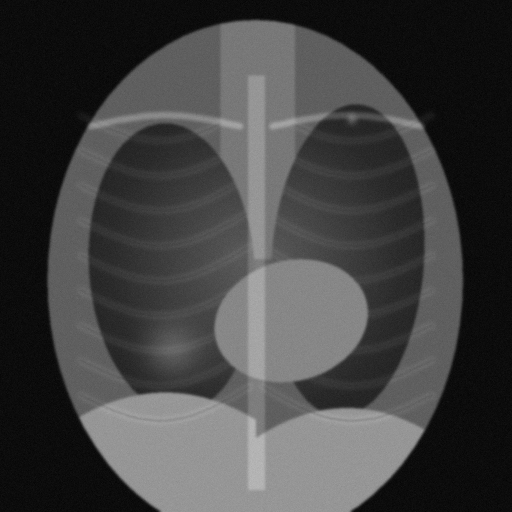
#> input picture mock/phantoms/cases/phantom_01.png, 1024 x 1024 px (shown at 1/2 size); its folder holds only this picture in this run
$ python -i generate.py   (imports and definitions only)
#> lines starting #> are read from the running program, lines starting #| are printed output that depends on the picture; after the words box and inside, x2 and y2 are one past the last pixel; in counts of white or black regions, pixels touching at a corner belong together
#> further down, picture is the input picture: shape (1024, 1024, 3); min 0, max 194, mean 66.2
### mock/phantoms/zones.py
"""Derive the §0 zone masks from lung / heart / clavicle / spine masks with simple geometric rules.

Shared by the synthetic phantoms and the real-film pipeline (mock/films). Patient RIGHT is on image LEFT, so
`right_*` zones are computed from the lung with the smaller x.
"""

from __future__ import annotations

import numpy as np

from gaze_analysis.masks import Mask


def _rows(mask: Mask) -> tuple[int, int]:
    ys = np.nonzero(mask.any(axis=1))[0]
    return (int(ys.min()), int(ys.max())) if len(ys) else (0, 0)


def _cols(mask: Mask) -> tuple[int, int]:
    xs = np.nonzero(mask.any(axis=0))[0]
    return (int(xs.min()), int(xs.max())) if len(xs) else (0, 0)


def derive_zones(
    right_lung: Mask,
    left_lung: Mask,
    heart: Mask,
    clavicle_y: float,
    spine: Mask,
    *,
    hilum_band_frac: float = 0.35,
    periphery_px: int = 50,
    cpa_frac: float = 0.25,
    subdiaphragm_px: int = 80,
) -> dict[str, Mask]:
    """Every §0 zone id -> bool mask. Rules (documented here, applied identically to phantoms and real films):

    - upper/mid/lower zone: each lung split into vertical thirds of its own height
    - apex: lung above the clavicle line (fallback: top 12 % of the lung when that is empty)
    - hilum: medial band (hilum_band_frac of lung width) of the mid third
    - periphery: lateral periphery_px band of the lung
    - costophrenic angle: lateral-inferior corner (lateral cpa_frac of width x inferior cpa_frac of height)
    - retrocardiac: left lung ∩ heart (plus heart ∩ dilated-left-lung bounding box lower-medial corner is NOT added)
    - subdiaphragmatic: band of subdiaphragm_px below each lung's lowest row, within the lung's column extent
    - mediastinum: columns between the lungs' medial edges, rows from apex line to heart top, minus the heart
    - cardiac_silhouette: heart
    - clavicles: thin band around clavicle_y over each lung's column extent
    - spine: given
    """
    h, w = right_lung.shape
    yy, xx = np.mgrid[0:h, 0:w]
    z: dict[str, Mask] = {}

    for side, lung, lateral_is_left in (("right", right_lung, True), ("left", left_lung, False)):
        y0, y1 = _rows(lung)
        x0, x1 = _cols(lung)
        lh, lw = max(1, y1 - y0), max(1, x1 - x0)
        t1, t2 = y0 + lh / 3, y0 + 2 * lh / 3
        z[f"{side}_upper_zone"] = lung & (yy < t1)
        z[f"{side}_mid_zone"] = lung & (yy >= t1) & (yy < t2)
        z[f"{side}_lower_zone"] = lung & (yy >= t2)
        apex = lung & (yy < clavicle_y)
        if not apex.any():  # clavicle line above the lung top (segmentation quirk): use the lung's top 12 %
            apex = lung & (yy < y0 + 0.12 * lh)
        z[f"{side}_apex"] = apex
        medial_edge, lateral_edge = (x1, x0) if lateral_is_left else (x0, x1)
        band = lw * hilum_band_frac
        medial = (xx > medial_edge - band) if lateral_is_left else (xx < medial_edge + band)
        z[f"{side}_hilum"] = z[f"{side}_mid_zone"] & medial
        lateral = (
            (xx < lateral_edge + periphery_px) if lateral_is_left else (xx > lateral_edge - periphery_px)
        )
        z[f"{side}_periphery"] = lung & lateral
        cpa_lat = (xx < x0 + lw * cpa_frac) if lateral_is_left else (xx > x1 - lw * cpa_frac)
        z[f"{side}_costophrenic_angle"] = lung & cpa_lat & (yy > y1 - lh * cpa_frac)
        z[f"{side}_clavicle"] = (np.abs(yy - clavicle_y) < 12) & (xx >= x0) & (xx <= x1)
        sub = (yy > y1) & (yy <= y1 + subdiaphragm_px) & (xx >= x0) & (xx <= x1) & ~heart
        z.setdefault("subdiaphragmatic", np.zeros((h, w), bool))
        z["subdiaphragmatic"] = z["subdiaphragmatic"] | sub

    z["retrocardiac"] = left_lung & heart
    if not z[
        "retrocardiac"
    ].any():  # real films: segmented lung excludes the heart; use heart ∩ left-lung bbox lower half
        ly0, ly1 = _rows(left_lung)
        lx0, lx1 = _cols(left_lung)
        z["retrocardiac"] = heart & (xx >= lx0) & (xx <= lx1) & (yy >= (ly0 + ly1) / 2)
    z["cardiac_silhouette"] = heart
    _, r_x1 = _cols(right_lung)
    l_x0, _ = _cols(left_lung)
    heart_top = _rows(heart)[0]
    apex_top = min(_rows(right_lung)[0], _rows(left_lung)[0])
    z["mediastinum"] = (xx > r_x1) & (xx < l_x0) & (yy >= apex_top) & (yy < heart_top + 40) & ~heart
    z["spine"] = spine
    return z


ZONE_IDS = [
    "right_apex",
    "left_apex",
    "right_upper_zone",
    "left_upper_zone",
    "right_mid_zone",
    "left_mid_zone",
    "right_lower_zone",
    "left_lower_zone",
    "right_hilum",
    "left_hilum",
    "right_periphery",
    "left_periphery",
    "right_costophrenic_angle",
    "left_costophrenic_angle",
    "retrocardiac",
    "subdiaphragmatic",
    "mediastinum",
    "cardiac_silhouette",
    "right_clavicle",
    "left_clavicle",
    "spine",
]

### mock/phantoms/generate.py
"""Deterministic synthetic chest phantoms: 8 cases at 1024x1024 with zone polygons and 0-3 findings.

Run `make phantoms` (or `python -m mock.phantoms.generate`). Output: mock/phantoms/cases/phantom_XX.{png,json}.
These are committed so every test runs without downloads. Everything here is SYNTHETIC and labelled as such.
"""

from __future__ import annotations

import json
from pathlib import Path

import cv2
import numpy as np

from gaze_analysis.masks import bbox, centroid, mask_to_polygon, polygon_to_mask

from .zones import ZONE_IDS, derive_zones

W = H = 1024
OUT = Path(__file__).parent / "cases"

# finding plan per phantom: (label, zone to place it in, radius px, kind). Several sit in hard review areas.
PLAN: list[list[tuple[str, str, int]]] = [
    [("nodule", "left_apex", 16), ("consolidation", "right_lower_zone", 42)],
    [("mass", "retrocardiac", 34), ("nodule", "right_mid_zone", 14)],
    [("nodule", "right_hilum", 15)],
    [("effusion", "left_costophrenic_angle", 40), ("calcification", "subdiaphragmatic", 12)],
    [("nodule", "right_apex", 14), ("fracture", "right_periphery", 30), ("nodule", "left_lower_zone", 13)],
    [("consolidation", "left_hilum", 38), ("atelectasis", "right_lower_zone", 36)],
    [],  # normal
    [],  # normal
]


def _ellipse(cx: float, cy: float, rx: float, ry: float, angle: float = 0.0) -> np.ndarray:
#> called with cx = 509.7, cy = 560, rx = 429.3, ry = 520, angle = 0
    m = np.zeros((H, W), np.uint8)
    cv2.ellipse(m, (int(cx), int(cy)), (int(rx), int(ry)), angle, 0, 360, 1, -1)
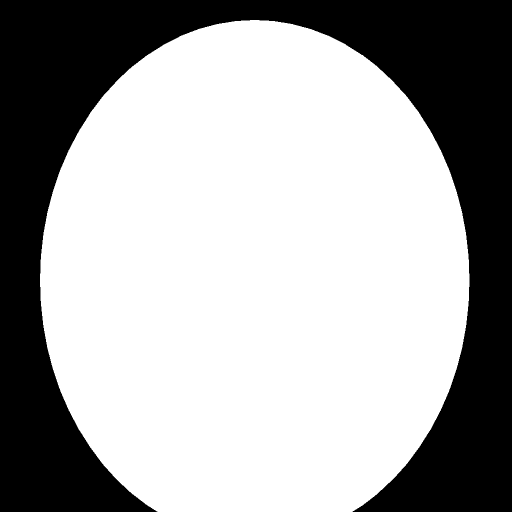
#> m: shape (1024, 1024) (shown at 1/2 size); values 0 (black) and 1 (white), 65.5% white; 1 black region, box (x1, y1, x2, y2) and area: (0, 0, 1024, 1024) 362109
    return m.astype(bool)


def anatomy(rng: np.random.Generator) -> dict:
    """Seeded anatomy masks with small per-case variation."""
    j = lambda s: float(rng.normal(0, s))  # noqa: E731
    body = _ellipse(512 + j(5), 560, 420 + j(10), 520)
    rl = _ellipse(330 + j(8), 520 + j(8), 165 + j(6), 300 + j(8), -4)
#> in _ellipse (call 2), `cv2.ellipse(m, (int(cx), int(cy)), (int(rx), int(ry)), angle, 0, 360, ..`: m: shape (1024, 1024); values 0 (black) and 1 (white), 14.4% white; 1 white region, box (x1, y1, x2, y2) and area: (164, 213, 491, 804) 151160
    ll = _ellipse(694 + j(8), 520 + j(8), 158 + j(6), 300 + j(8), 4)
#> in _ellipse (call 3), `cv2.ellipse(m, (int(cx), int(cy)), (int(rx), int(ry)), angle, 0, 360, ..`: m: shape (1024, 1024); values 0 (black) and 1 (white), 13.3% white; 1 white region, box (x1, y1, x2, y2) and area: (540, 240, 845, 825) 139464
    heart = _ellipse(575 + j(8), 650 + j(6), 150 + j(6), 128 + j(5), -15)
#> call 4 of _ellipse, with cx = 581.1, cy = 651.2, rx = 147.7, ry = 136.1, angle = -15
#> in _ellipse (call 4), `cv2.ellipse(m, (int(cx), int(cy)), (int(rx), int(ry)), angle, 0, 360, ..`:
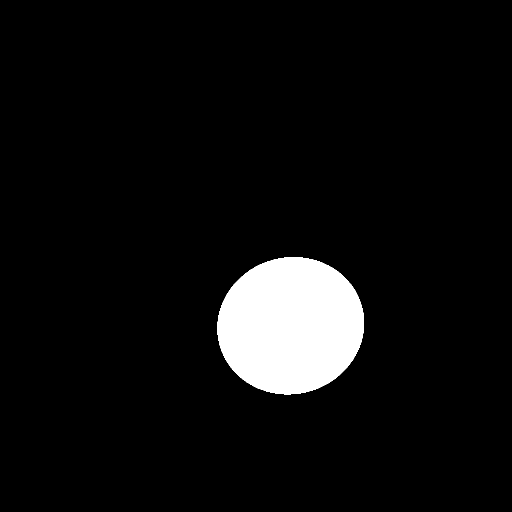
#> m: shape (1024, 1024) (shown at 1/2 size); values 0 (black) and 1 (white), 6% white; 1 white region, box (x1, y1, x2, y2) and area: (435, 514, 728, 789) 63170
#> in build_case, `a = anatomy(rng)`: a = 8 items
    spine = np.zeros((H, W), bool)
    spine[150:980, 490:534] = True
    clav_y = 255 + j(5)
    # diaphragm domes: cut lungs below a parabola (right dome higher than left, as in life)
    yy, xx = np.mgrid[0:H, 0:W]
    r_dome = 790 + j(6) + ((xx - 330) / 165) ** 2 * 45
    l_dome = 820 + j(6) + ((xx - 694) / 158) ** 2 * 45
    rl &= yy < r_dome
    ll &= yy < l_dome
    return {
        "body": body,
        "rl": rl,
        "ll": ll,
        "heart": heart,
        "spine": spine,
        "clav_y": clav_y,
        "r_dome": r_dome,
        "l_dome": l_dome,
    }


def render(a: dict, rng: np.random.Generator) -> np.ndarray:
    img = np.full((H, W), 12, np.float32)  # near-black surround
    img[a["body"]] = 95  # soft tissue
    yy, xx = np.mgrid[0:H, 0:W]
    img[(yy > a["r_dome"]) & a["body"] & (xx < 512)] = 150  # abdomen
    img[(yy > a["l_dome"]) & a["body"] & (xx >= 512)] = 150
    lungs = a["rl"] | a["ll"]
#> lungs: shape (1024, 1024) bool; 27.7% white; 2 white regions, box (x1, y1, x2, y2) and area: (164, 213, 491, 802) 151025, (540, 240, 845, 819) 138974
    img[lungs] = 38
    # vascular markings: brighter toward hila
    for cx in (480, 544):
        d = np.hypot(xx - cx, yy - 520) / 320
        img[lungs] += np.clip(28 * (1 - d), 0, 28)[lungs]
    # ribs: soft bright arcs across the thorax
    for k in range(9):
        y = 230 + k * 70
        for sgn, cx in ((1, 330), (-1, 694)):
            pts = np.array(
                [
                    [
                        int(cx + sgn * (-170 + t * 340 / 40)),
                        int(y + 60 * np.sin(np.pi * t / 40) - 18 * (t / 40)),
                    ]
                    for t in range(41)
                ],
                np.int32,
            )
            cv2.polylines(img, [pts], False, 1.0, 1)  # dummy to keep shapes; real drawing below
            ribs = np.zeros((H, W), np.uint8)
            cv2.polylines(ribs, [pts], False, 1, 9)
            ribs = cv2.GaussianBlur(ribs.astype(np.float32), (0, 0), 4)
            img += 22 * ribs
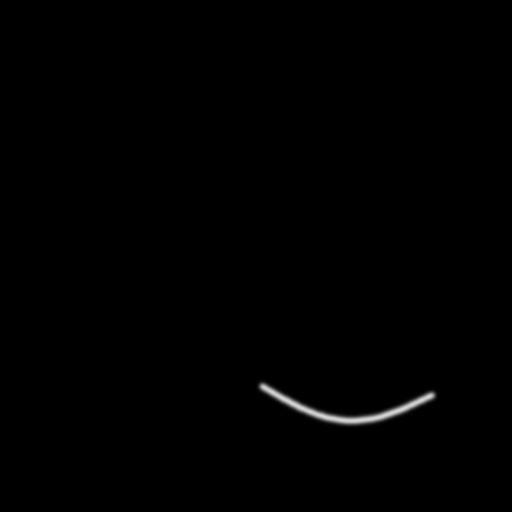
#> ribs: shape (1024, 1024) float32 (shown at 1/2 size); min 0, max 0.84, mean 0.00391
    # mediastinum/heart/spine
    med = (xx > 495) & (xx < 530) & (yy > 150) & (yy < 980)
    img[
        a["body"]
        & ~lungs
        & (yy < a["heart"].nonzero()[0].min() if a["heart"].any() else 600)
        & (xx > 440)
        & (xx < 590)
    ] = 120
#> img: shape (1024, 1024) float32; min 12, max 168.4, mean 63.6
    img[a["heart"]] = 135
#> img: shape (1024, 1024) float32; min 12, max 168.4, mean 67.1
    img[med] += 30
#> img: shape (1024, 1024) float32; min 12, max 180, mean 67.9
    # clavicles: bright arcs
    for cx in (330, 694):
        clav = np.zeros((H, W), np.uint8)
        pts = np.array(
            [
                [int(cx - 150 + t * 300 / 30), int(a["clav_y"] - 22 * np.sin(np.pi * t / 30))]
                for t in range(31)
            ],
            np.int32,
        )
        cv2.polylines(clav, [pts], False, 1, 12)
        img += 45 * cv2.GaussianBlur(clav.astype(np.float32), (0, 0), 2)
#> clav: shape (1024, 1024); values 0 (black) and 1 (white), 0.39% white; 1 white region, box (x1, y1, x2, y2) and area: (538, 229, 851, 264) 4039
    img = cv2.GaussianBlur(img, (0, 0), 2.5)
    img += rng.normal(0, 4.5, img.shape).astype(np.float32)
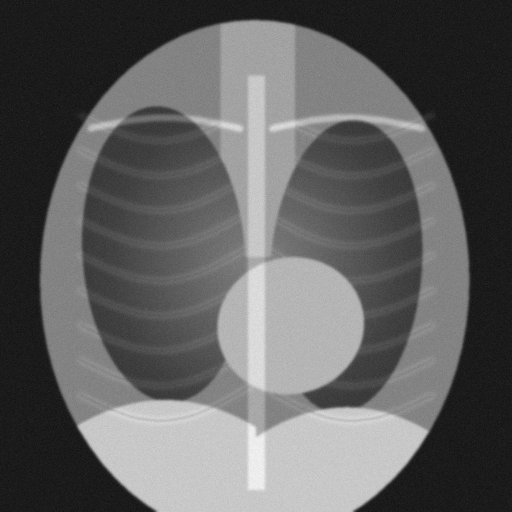
#> img: shape (1024, 1024) float32 (shown at 1/2 size); min -9.39, max 194.1, mean 68.3; drawn with min black and max white
    return img


# [41 lines left out: functions draw_finding, largest_component, not called in this run]


def build_case(i: int) -> tuple[np.ndarray, dict]:
    rng = np.random.default_rng(1000 + i)
    a = anatomy(rng)
    img = render(a, rng)
    zones = derive_zones(a["rl"], a["ll"], a["heart"], a["clav_y"], a["spine"])
#> the loop in derive_zones, `for side, lung, lateral_is_left in (("right", right_lung, True), ("lef..` made 2 passes
#> (side, lateral_is_left, y0, y1, x0, x1, lh, lw) on passes 1 to 2: ('right', True, 213, 801, 164, 490, 588, 326), ('left', False, 240, 818, 540, 844, 578, 304)
#> pass 1, in derive_zones, `medial = (xx > medial_edge - band) if lateral_is_left else (xx < media..`:
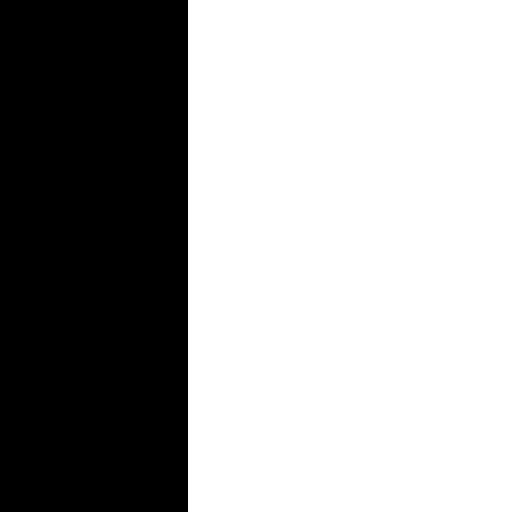
#> medial: shape (1024, 1024) bool (shown at 1/2 size); 63.3% white; 1 black region, box (x1, y1, x2, y2) and area: (0, 0, 376, 1024) 385024
#> pass 1, in derive_zones, `cpa_lat = (xx < x0 + lw * cpa_frac) if lateral_is_left else (xx > x1 -..`:
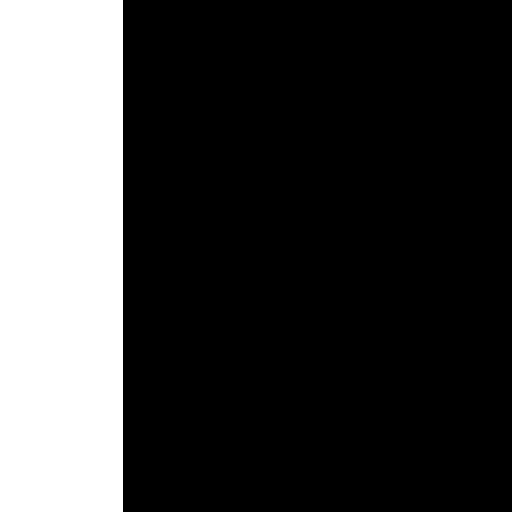
#> cpa_lat: shape (1024, 1024) bool (shown at 1/2 size); 24% white; 1 white region, box (x1, y1, x2, y2) and area: (0, 0, 246, 1024) 251904
#> after the loop in derive_zones, `for side, lung, lateral_is_left in (("right", right_lung, True), ("lef..`:
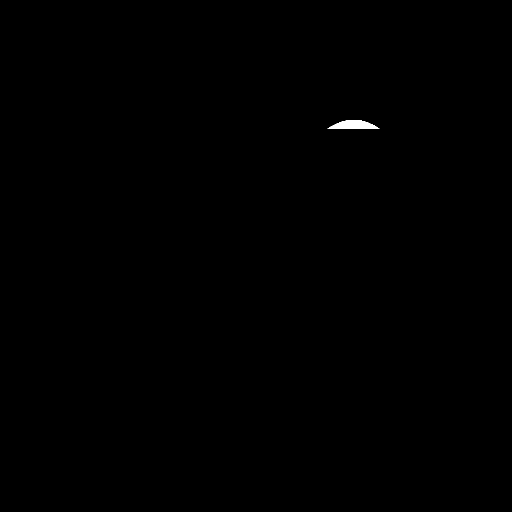
#> apex: shape (1024, 1024) bool (shown at 1/2 size); 0.12% white; 1 white region, box (x1, y1, x2, y2) and area: (655, 240, 759, 258) 1284
#> after the loop in derive_zones, `for side, lung, lateral_is_left in (("right", right_lung, True), ("lef..`: z = 17 items
#> in derive_zones, `_, r_x1 = _cols(right_lung)`: r_x1 = 490
#> in derive_zones, `_, r_x1 = _cols(right_lung)`: right_lung: shape (1024, 1024) bool; 14.4% white; 1 white region, box (x1, y1, x2, y2) and area: (164, 213, 491, 802) 151025
#> in derive_zones, `l_x0, _ = _cols(left_lung)`: l_x0 = 540
#> in derive_zones, `l_x0, _ = _cols(left_lung)`: left_lung: shape (1024, 1024) bool; 13.3% white; 1 white region, box (x1, y1, x2, y2) and area: (540, 240, 845, 819) 138974
#> in derive_zones, `heart_top = _rows(heart)[0]`: heart_top = 514
#> in derive_zones, `apex_top = min(_rows(right_lung)[0], _rows(left_lung)[0])`: apex_top = 213
#> zones = 21 items
    findings = []
    for k, (label, zone, r) in enumerate(PLAN[i]):
        zm = zones[zone]
        c = centroid(largest_component(zm))
        assert c is not None, zone
        cx, cy = c[0] + rng.normal(0, 6), c[1] + rng.normal(0, 6)
        fm = draw_finding(img, label, cx, cy, r, rng)
        findings.append(
            {
                "finding_id": f"F{k + 1}",
                "label": label,
                "kind": "focal",
                "zone": zone,
                "polygon": mask_to_polygon(fm, 1.5),
                "bbox": bbox(fm),
            }
        )
#> this loop made 0 passes
#> after the loop, findings = []
    img = np.clip(img, 0, 255).astype(np.uint8)
    case = {
        "id": f"phantom_{i + 1:02d}",
        "source": "synthetic",
        "width": W,
        "height": H,
        "normal": not findings,
        "zones": {
            zid: {"polygon": mask_to_polygon(zones[zid], 2.0), "approximate": False} for zid in ZONE_IDS
        },
        "findings": findings,
        "global_findings": [],
        "note": "Synthetic phantom generated by mock/phantoms/generate.py. Not a radiograph.",
    }
    return img, case


# [13 lines left out: function main, not called in this run]


# [2 lines not run here, left out]

>>> import cv2
>>> picture = cv2.imread('cases/phantom_01.png')
#> (the run stopped early here; a loop or call above may not have finished)
